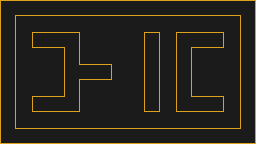

A level layout from a 2D game, rendered from its tile map. Below: a short description, then the map file with tile-grid data replaced by summaries:
An orthogonal 16x9 tile map with 16x16 px tiles, 2 tile layers (Background, Walls), 2 tilesets and 4 objects.

<map version="1.0" orientation="orthogonal" renderorder="right-down" width="16" height="9" tilewidth="16" tileheight="16" nextobjectid="39">
 <properties>
  <property name="name" value="Level 1" />
 </properties>
 <tileset firstgid="1" name="Tiles" tilewidth="16" tileheight="16" tilecount="2">
  <tile id="0">
   <image width="16" height="16" source="../dark_tile.png" />
  </tile>
  <tile id="1">
   <image width="16" height="16" source="../light_tile.png" />
  </tile>
 </tileset>
 <tileset firstgid="3" name="tileset" tilewidth="16" tileheight="16" tilecount="64">
  <image source="../tileset.png" width="128" height="128" />
  <terraintypes>
   <terrain name="Walls" tile="-1" />
  </terraintypes>
  <tile id="0" terrain="0,0,0,">
   <properties>
    <property name="blocked" value="" />
   </properties>
  </tile>
  <tile id="1" terrain="0,0,,">
   <properties>
    <property name="blocked" value="" />
   </properties>
  </tile>
  <tile id="2" terrain="0,0,,0">
   <properties>
    <property name="blocked" value="" />
   </properties>
  </tile>
  <tile id="3" terrain=",,,0">
   <properties>
    <property name="blocked" value="" />
   </properties>
  </tile>
  <tile id="4" terrain=",,0,">
   <properties>
    <property name="blocked" value="" />
   </properties>
  </tile>
  <tile id="5">
   <properties>
    <property name="blocked" value="" />
   </properties>
  </tile>
  <tile id="6">
   <properties>
    <property name="blocked" value="" />
   </properties>
  </tile>
  <tile id="7">
   <properties>
    <property name="blocked" value="" />
   </properties>
  </tile>
  <tile id="8" terrain="0,,0,">
   <properties>
    <property name="blocked" value="" />
   </properties>
  </tile>
  <tile id="9">
   <properties>
    <property name="blocked" value="" />
   </properties>
  </tile>
  <tile id="10" terrain=",0,,0">
   <properties>
    <property name="blocked" value="" />
   </properties>
  </tile>
  <tile id="11" terrain=",0,,">
   <properties>
    <property name="blocked" value="" />
   </properties>
  </tile>
  <tile id="12" terrain="0,,,">
   <properties>
    <property name="blocked" value="" />
   </properties>
  </tile>
  <tile id="13">
   <properties>
    <property name="blocked" value="" />
   </properties>
  </tile>
  <tile id="16" terrain="0,,0,0">
   <properties>
    <property name="blocked" value="" />
   </properties>
  </tile>
  <tile id="17" terrain=",,0,0">
   <properties>
    <property name="blocked" value="" />
   </properties>
  </tile>
  <tile id="18" terrain=",0,0,0">
   <properties>
    <property name="blocked" value="" />
   </properties>
  </tile>
  <tile id="19">
   <properties>
    <property name="blocked" value="" />
   </properties>
  </tile>
  <tile id="20">
   <properties>
    <property name="blocked" value="" />
   </properties>
  </tile>
  <tile id="21">
   <properties>
    <property name="blocked" value="" />
   </properties>
  </tile>
  <tile id="24">
   <properties>
    <property name="blocked" value="" />
   </properties>
  </tile>
  <tile id="25">
   <properties>
    <property name="blocked" value="" />
   </properties>
  </tile>
  <tile id="26">
   <properties>
    <property name="blocked" value="" />
   </properties>
  </tile>
  <tile id="27">
   <properties>
    <property name="blocked" value="" />
   </properties>
  </tile>
  <tile id="28">
   <properties>
    <property name="blocked" value="" />
   </properties>
  </tile>
  <tile id="29">
   <properties>
    <property name="blocked" value="" />
   </properties>
  </tile>
  <tile id="32">
   <properties>
    <property name="blocked" value="" />
   </properties>
  </tile>
  <tile id="33">
   <properties>
    <property name="blocked" value="" />
   </properties>
  </tile>
  <tile id="34">
   <properties>
    <property name="blocked" value="" />
   </properties>
  </tile>
 </tileset>
 <layer name="Background" width="16" height="9">
  <data>[144 cells, 144 non-empty, 1 distinct tile ids]</data>
 </layer>
 <layer name="Walls" width="16" height="9">
  <data>[144 cells, 71 non-empty, 11 distinct tile ids]</data>
 </layer>
 <objectgroup name="Dots">
  <object id="34" x="164.75" y="68.25" width="6" height="6.5">
   <ellipse />
  </object>
  <object id="35" x="229.25" y="68.25" width="6.25" height="6.75">
   <ellipse />
  </object>
  <object id="37" x="37" y="69.25" width="6" height="7">
   <ellipse />
  </object>
 </objectgroup>
 <objectgroup name="Spawn">
  <object id="30" x="132.5" y="69.75" width="6.75" height="5.75" />
 </objectgroup>
</map>